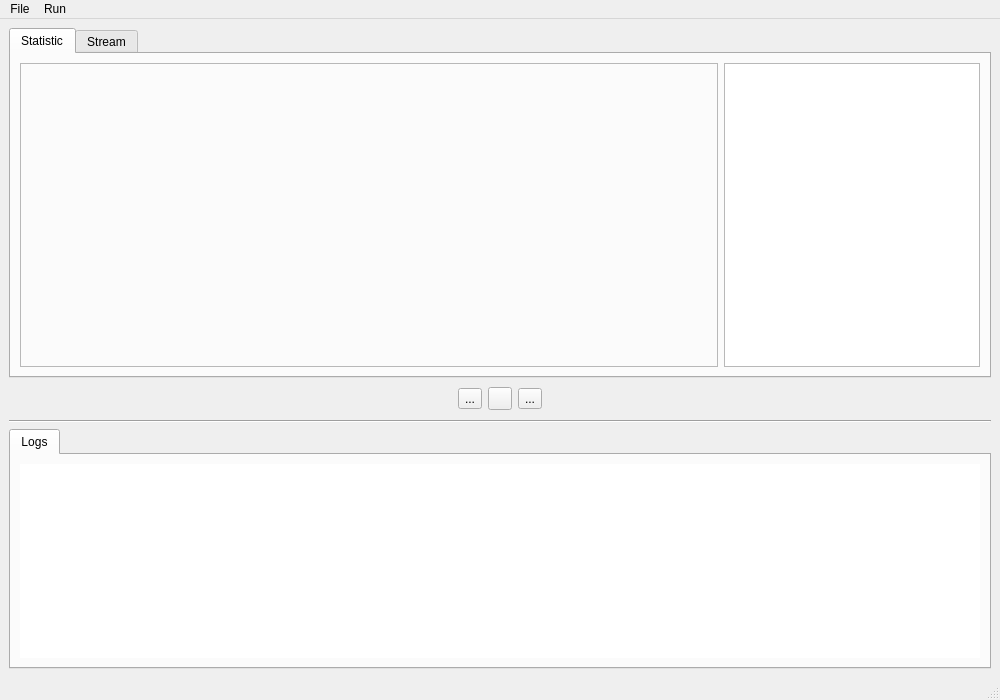
<?xml version="1.0" encoding="UTF-8"?>
<ui version="4.0">
 <class>MainWindow</class>
 <widget class="QMainWindow" name="MainWindow">
  <property name="geometry">
   <rect>
    <x>0</x>
    <y>0</y>
    <width>1000</width>
    <height>700</height>
   </rect>
  </property>
  <property name="minimumSize">
   <size>
    <width>1000</width>
    <height>700</height>
   </size>
  </property>
  <property name="windowTitle">
   <string>Traffic Viewer</string>
  </property>
  <widget class="QWidget" name="centralwidget">
   <property name="layoutDirection">
    <enum>Qt::LeftToRight</enum>
   </property>
   <layout class="QGridLayout" name="gridLayout">
    <item row="0" column="0">
     <widget class="QTabWidget" name="tabWidget_2">
      <property name="sizePolicy">
       <sizepolicy hsizetype="Expanding" vsizetype="Expanding">
        <horstretch>0</horstretch>
        <verstretch>0</verstretch>
       </sizepolicy>
      </property>
      <property name="focusPolicy">
       <enum>Qt::TabFocus</enum>
      </property>
      <property name="currentIndex">
       <number>0</number>
      </property>
      <widget class="QWidget" name="tab_3">
       <attribute name="title">
        <string>Statistic</string>
       </attribute>
       <layout class="QGridLayout" name="gridLayout_4">
        <item row="0" column="1">
         <widget class="QTreeView" name="treeView">
          <property name="sizePolicy">
           <sizepolicy hsizetype="Fixed" vsizetype="Expanding">
            <horstretch>0</horstretch>
            <verstretch>0</verstretch>
           </sizepolicy>
          </property>
          <property name="animated">
           <bool>false</bool>
          </property>
         </widget>
        </item>
        <item row="0" column="0">
         <widget class="QFrame" name="frame">
          <property name="sizePolicy">
           <sizepolicy hsizetype="Expanding" vsizetype="Expanding">
            <horstretch>0</horstretch>
            <verstretch>0</verstretch>
           </sizepolicy>
          </property>
          <property name="contextMenuPolicy">
           <enum>Qt::NoContextMenu</enum>
          </property>
          <property name="autoFillBackground">
           <bool>false</bool>
          </property>
          <property name="frameShape">
           <enum>QFrame::StyledPanel</enum>
          </property>
          <property name="frameShadow">
           <enum>QFrame::Raised</enum>
          </property>
          <layout class="QGridLayout" name="gridLayout_5">
           <property name="sizeConstraint">
            <enum>QLayout::SetNoConstraint</enum>
           </property>
           <property name="leftMargin">
            <number>0</number>
           </property>
           <property name="topMargin">
            <number>0</number>
           </property>
           <property name="rightMargin">
            <number>0</number>
           </property>
           <property name="bottomMargin">
            <number>0</number>
           </property>
           <property name="spacing">
            <number>0</number>
           </property>
           <item row="0" column="0">
            <widget class="MplWidget" name="MplWidget" native="true">
             <property name="sizePolicy">
              <sizepolicy hsizetype="Preferred" vsizetype="Preferred">
               <horstretch>0</horstretch>
               <verstretch>0</verstretch>
              </sizepolicy>
             </property>
             <property name="minimumSize">
              <size>
               <width>100</width>
               <height>100</height>
              </size>
             </property>
             <property name="autoFillBackground">
              <bool>false</bool>
             </property>
            </widget>
           </item>
          </layout>
         </widget>
        </item>
       </layout>
      </widget>
      <widget class="QWidget" name="tab_4">
       <attribute name="title">
        <string>Stream</string>
       </attribute>
       <layout class="QGridLayout" name="gridLayout_3">
        <item row="0" column="0">
         <widget class="QLabel" name="label">
          <property name="layoutDirection">
           <enum>Qt::LeftToRight</enum>
          </property>
          <property name="autoFillBackground">
           <bool>false</bool>
          </property>
          <property name="frameShadow">
           <enum>QFrame::Plain</enum>
          </property>
          <property name="text">
           <string/>
          </property>
          <property name="scaledContents">
           <bool>false</bool>
          </property>
          <property name="alignment">
           <set>Qt::AlignCenter</set>
          </property>
         </widget>
        </item>
       </layout>
      </widget>
     </widget>
    </item>
    <item row="3" column="0">
     <widget class="QTabWidget" name="tabWidget">
      <property name="sizePolicy">
       <sizepolicy hsizetype="Expanding" vsizetype="Minimum">
        <horstretch>0</horstretch>
        <verstretch>0</verstretch>
       </sizepolicy>
      </property>
      <property name="minimumSize">
       <size>
        <width>0</width>
        <height>150</height>
       </size>
      </property>
      <property name="sizeIncrement">
       <size>
        <width>0</width>
        <height>0</height>
       </size>
      </property>
      <property name="baseSize">
       <size>
        <width>0</width>
        <height>0</height>
       </size>
      </property>
      <property name="currentIndex">
       <number>0</number>
      </property>
      <widget class="QWidget" name="tab">
       <property name="sizePolicy">
        <sizepolicy hsizetype="Ignored" vsizetype="Ignored">
         <horstretch>0</horstretch>
         <verstretch>0</verstretch>
        </sizepolicy>
       </property>
       <attribute name="title">
        <string>Logs</string>
       </attribute>
       <layout class="QGridLayout" name="gridLayout_2">
        <item row="0" column="0">
         <widget class="QPlainTextEdit" name="plainTextEdit">
          <property name="cursor" stdset="0">
           <cursorShape>ArrowCursor</cursorShape>
          </property>
          <property name="frameShape">
           <enum>QFrame::NoFrame</enum>
          </property>
          <property name="frameShadow">
           <enum>QFrame::Sunken</enum>
          </property>
          <property name="readOnly">
           <bool>true</bool>
          </property>
          <property name="plainText">
           <string/>
          </property>
         </widget>
        </item>
       </layout>
      </widget>
     </widget>
    </item>
    <item row="2" column="0">
     <widget class="Line" name="line">
      <property name="orientation">
       <enum>Qt::Horizontal</enum>
      </property>
     </widget>
    </item>
    <item row="1" column="0" alignment="Qt::AlignHCenter">
     <widget class="QWidget" name="widget_2" native="true">
      <property name="sizePolicy">
       <sizepolicy hsizetype="Expanding" vsizetype="Minimum">
        <horstretch>0</horstretch>
        <verstretch>0</verstretch>
       </sizepolicy>
      </property>
      <property name="minimumSize">
       <size>
        <width>0</width>
        <height>30</height>
       </size>
      </property>
      <property name="layoutDirection">
       <enum>Qt::LeftToRight</enum>
      </property>
      <layout class="QHBoxLayout" name="horizontalLayout">
       <property name="spacing">
        <number>6</number>
       </property>
       <property name="sizeConstraint">
        <enum>QLayout::SetDefaultConstraint</enum>
       </property>
       <property name="leftMargin">
        <number>0</number>
       </property>
       <property name="topMargin">
        <number>0</number>
       </property>
       <property name="rightMargin">
        <number>0</number>
       </property>
       <property name="bottomMargin">
        <number>0</number>
       </property>
       <item>
        <widget class="QToolButton" name="toolButton_2">
         <property name="text">
          <string>...</string>
         </property>
         <property name="icon">
          <iconset>
           <normaloff>resources/icons8-pause-48.png</normaloff>resources/icons8-pause-48.png</iconset>
         </property>
         <property name="autoRepeat">
          <bool>false</bool>
         </property>
         <property name="autoExclusive">
          <bool>false</bool>
         </property>
        </widget>
       </item>
       <item>
        <widget class="QToolButton" name="toolButton">
         <property name="cursor">
          <cursorShape>ArrowCursor</cursorShape>
         </property>
         <property name="text">
          <string/>
         </property>
         <property name="icon">
          <iconset>
           <normaloff>resources/icons8-play-48.png</normaloff>resources/icons8-play-48.png</iconset>
         </property>
        </widget>
       </item>
       <item>
        <widget class="QToolButton" name="toolButton_3">
         <property name="text">
          <string>...</string>
         </property>
         <property name="icon">
          <iconset>
           <normaloff>resources/icons8-stop-48.png</normaloff>resources/icons8-stop-48.png</iconset>
         </property>
        </widget>
       </item>
      </layout>
     </widget>
    </item>
   </layout>
  </widget>
  <widget class="QStatusBar" name="statusbar"/>
  <widget class="QMenuBar" name="menubar">
   <property name="geometry">
    <rect>
     <x>0</x>
     <y>0</y>
     <width>1000</width>
     <height>18</height>
    </rect>
   </property>
   <widget class="QMenu" name="menu">
    <property name="title">
     <string>File</string>
    </property>
    <addaction name="action"/>
    <addaction name="action_5"/>
    <addaction name="separator"/>
    <addaction name="action_2"/>
   </widget>
   <widget class="QMenu" name="menu_3">
    <property name="title">
     <string>Run</string>
    </property>
    <addaction name="action_3"/>
   </widget>
   <addaction name="menu"/>
   <addaction name="menu_3"/>
  </widget>
  <action name="action">
   <property name="text">
    <string>Parameters</string>
   </property>
  </action>
  <action name="action_2">
   <property name="text">
    <string>Exit</string>
   </property>
  </action>
  <action name="action_3">
   <property name="text">
    <string>Start</string>
   </property>
  </action>
  <action name="action_5">
   <property name="text">
    <string>Settings</string>
   </property>
  </action>
 </widget>
 <customwidgets>
  <customwidget>
   <class>MplWidget</class>
   <extends>QWidget</extends>
   <header>mplwidget.h</header>
   <container>1</container>
  </customwidget>
 </customwidgets>
 <resources/>
 <connections/>
</ui>
